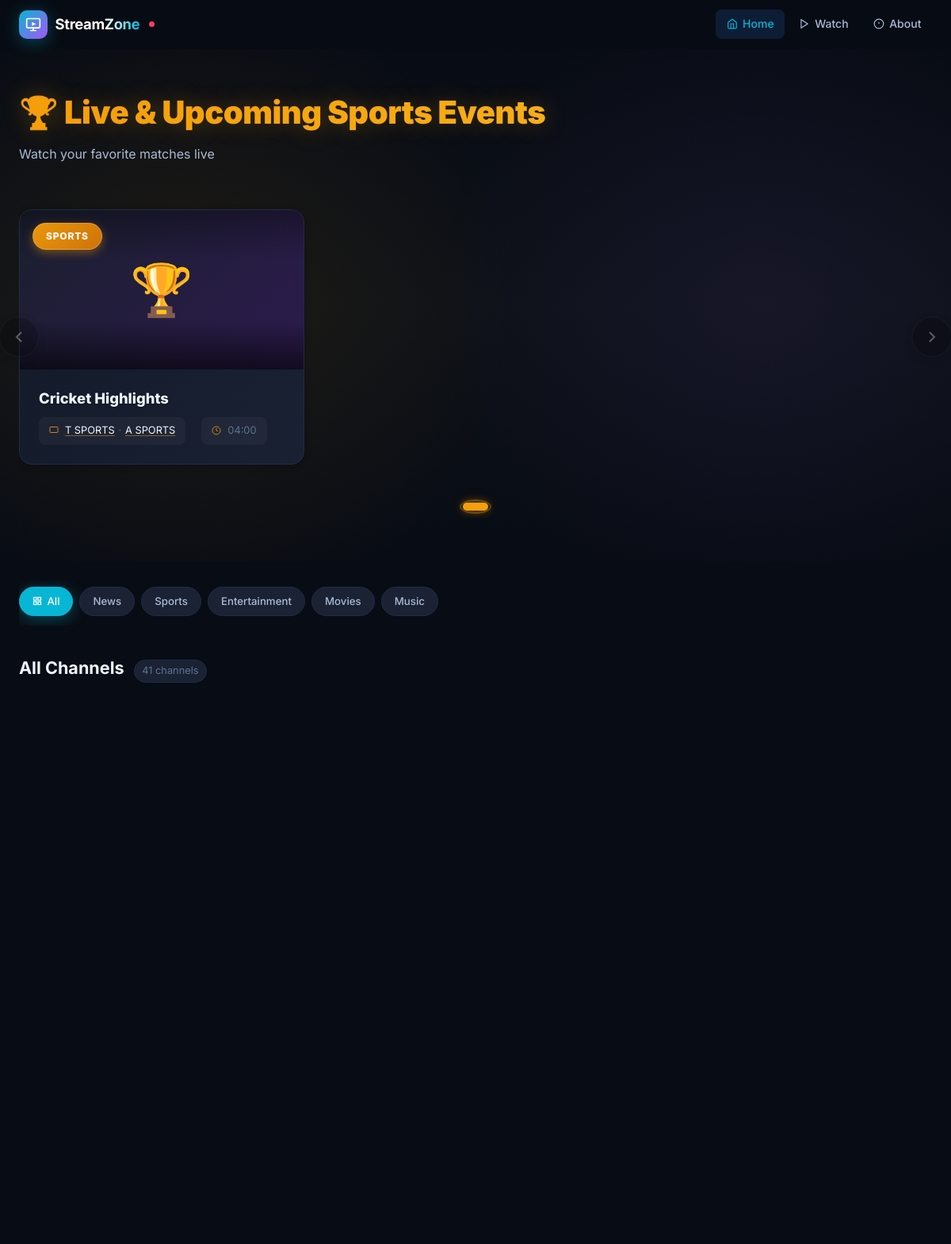
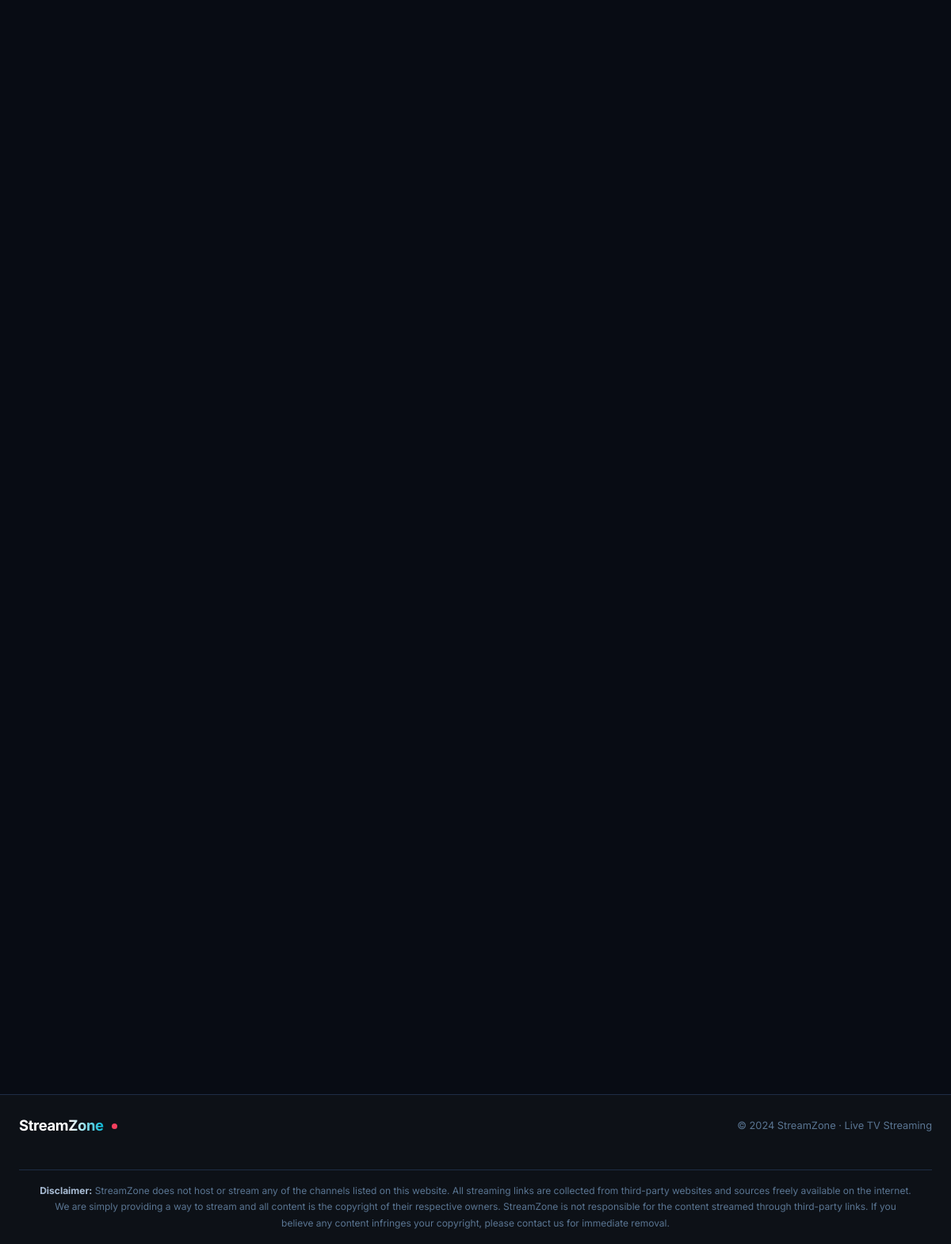
The page / on the database its author committed (2 pictures, top to bottom).
### models.py (models this page shows, shortened)
class FeaturedSportsEvent(db.Model):
    __tablename__ = 'featured_sports_events'
    __table_args__ = (
        db.Index('ix_featured_events_active_start_order', 'is_active', 'start_time', 'order'),
    )
    id = db.Column(db.Integer, primary_key=True)
    channel_id = db.Column(db.Integer, db.ForeignKey('channels.id'), nullable=False)
    event_title = db.Column(db.String(300), nullable=False)
    event_description = db.Column(db.Text)
    thumbnail_url = db.Column(db.String(500))
    start_time = db.Column(db.DateTime, nullable=False)
    end_time = db.Column(db.DateTime)
    category = db.Column(db.String(100))  # e.g., "Football", "Cricket", "Basketball"
    league_tournament = db.Column(db.String(200))  # e.g., "EPL", "IPL", "UEFA Champions League"
    teams_playing = db.Column(db.String(300))  # e.g., "Arsenal vs Chelsea"
    is_active = db.Column(db.Boolean, default=True)
    order = db.Column(db.Integer, default=0)
    created_at = db.Column(db.DateTime, default=datetime.utcnow)
    updated_at = db.Column(db.DateTime, default=datetime.utcnow, onupdate=datetime.utcnow)
    channels = db.relationship('Channel', secondary=featured_event_channels, lazy='selectin')
    @property
    def broadcast_channels(self):
        return self.channels or ([self.channel] if self.channel else [])

class Channel(db.Model):
    __tablename__ = 'channels'
    __table_args__ = (
        db.Index('ix_channels_active_order_name', 'is_active', 'order', 'name'),
        db.Index('ix_channels_category_active_order', 'category_id', 'is_active', 'order'),
    )
    id = db.Column(db.Integer, primary_key=True)
    name = db.Column(db.String(200), nullable=False)
    stream_url = db.Column(db.String(500), nullable=False)
    stream_url_backup = db.Column(db.String(500))  # Backup/alternative stream URL
    stream_type = db.Column(db.String(20), nullable=False)  # m3u8, mpd, ts, mp4, flv
    logo_url = db.Column(db.String(500))
    description = db.Column(db.Text)
    category_id = db.Column(db.Integer, db.ForeignKey('categories.id'), nullable=True)
    is_active = db.Column(db.Boolean, default=True)
    order = db.Column(db.Integer, default=0)
    user_agent = db.Column(db.String(500))  # Custom user agent for streams that require it
    referer = db.Column(db.String(500))  # Custom referer for streams that require it
    epg_channel_id = db.Column(db.String(100))  # EPG channel ID (epg.pw)
    created_at = db.Column(db.DateTime, default=datetime.utcnow)
    updated_at = db.Column(db.DateTime, default=datetime.utcnow, onupdate=datetime.utcnow)
    stream_qualities = db.relationship('StreamQuality', backref='channel', lazy=True, cascade='all, delete-orphan')
    featured_events = db.relationship(
        'FeaturedSportsEvent', backref='channel', lazy=True, cascade='all, delete-orphan'
    )

class Category(db.Model):
    __tablename__ = 'categories'
    id = db.Column(db.Integer, primary_key=True)
    name = db.Column(db.String(100), nullable=False, unique=True)
    created_at = db.Column(db.DateTime, default=datetime.utcnow)
    channels = db.relationship('Channel', backref='category', lazy=True)

### app.py (the view)
@app.route('/')
def index():
    categories = Category.query.all()
    page = max(request.args.get('page', 1, type=int), 1)
    channel_page = Channel.query.options(joinedload(Channel.category))\
        .filter_by(is_active=True)\
        .order_by(Channel.order, Channel.name)\
        .paginate(page=page, per_page=CHANNELS_PER_PAGE, error_out=False)
    channels = channel_page.items
    epg_channels = [
        {'id': channel.id, 'name': channel.name}
        for channel in channels if channel.epg_channel_id
    ]
    now = datetime.now()
    featured_sports = _visible_featured_sports_query(now).limit(24).all()
    return render_template(
        'index.html', channels=channels, channel_page=channel_page,
        categories=categories,
        epg_channels=epg_channels, featured_sports=featured_sports, now=now
    )

### app.py (called while the page is built, shortened)
@app.context_processor
def inject_csrf_token():
    return {'csrf_token': generate_csrf_token}

@app.before_request
def csrf_protect():
    if request.method not in ('POST', 'PUT', 'PATCH', 'DELETE'):
        return

@app.before_request
def prevent_writes_without_persistent_vercel_database():
    if (
        not app.config['PERSISTENT_DATABASE_CONFIGURED']
        and request.method in ('POST', 'PUT', 'PATCH', 'DELETE')
        and request.endpoint
        and request.endpoint.startswith('admin_')
        and request.endpoint != 'admin_login'
    ):
        flash(
            'Saving is disabled because this Vercel deployment has no persistent database. '
            'Configure DATABASE_URL and redeploy before managing channels or events.',
            'error',
        )
        return redirect(url_for('admin_dashboard'))

def _visible_featured_sports_query(now):
    return FeaturedSportsEvent.query.filter_by(is_active=True)\
        .options(joinedload(FeaturedSportsEvent.channel))\
        .filter(
            or_(
                FeaturedSportsEvent.end_time > now,
                and_(
                    FeaturedSportsEvent.end_time.is_(None),
                    FeaturedSportsEvent.start_time > now - FEATURED_LIVE_GRACE,
                ),
            )
        )\
        .order_by(FeaturedSportsEvent.order, FeaturedSportsEvent.start_time)

### templates/index.html (shortened to what this page needs)
{% extends "base.html" %}
{% block content %}
{% if featured_sports %}
<section class="featured-sports-carousel-section">
  <div class="container">
    <div class="carousel-header">
      <div class="carousel-title-group">
        <h2 class="carousel-title">🏆 Live & Upcoming Sports Events</h2>
        <p class="carousel-subtitle">Watch your favorite matches live</p>
      </div>
    </div>
    <div class="carousel-container">
      <button class="carousel-nav carousel-nav-left" aria-label="Previous">
        <svg width="24" height="24" viewBox="0 0 24 24" fill="none" stroke="currentColor" stroke-width="2">
          <polyline points="15 18 9 12 15 6"/>
        </svg>
      </button>
      <div class="carousel-track-wrapper">
        <div class="carousel-track" id="sportsCarousel">
          {% for event in featured_sports[:6] %}
          <article class="carousel-card" role="link" tabindex="0"
                   data-watch-url="{{ url_for('watch_channel', channel_id=event.broadcast_channels[0].id, event_id=event.id) }}"
                   onclick="if (!event.target.closest('a, button')) window.location.assign(this.dataset.watchUrl)"
                   onkeydown="if (event.key === 'Enter' && event.target === this) window.location.assign(this.dataset.watchUrl)">
            <div class="carousel-card-thumb">
              {% if event.thumbnail_url %}
              <img src="{{ event.thumbnail_url }}" alt="{{ event.event_title }}" loading="lazy" decoding="async">
              {% else %}
              <div class="carousel-card-no-img">🏆</div>
              {% endif %}
              {% if event.category %}
              <div class="carousel-badge category">{{ event.category }}</div>
              {% endif %}
            </div>
            <div class="carousel-card-info">
              <h3 class="carousel-card-title">
                <a href="{{ url_for('watch_channel', channel_id=event.broadcast_channels[0].id, event_id=event.id) }}">{{ event.event_title }}</a>
              </h3>
              <div class="carousel-card-meta">
                <div class="meta-item channel-choice-meta">
                  <svg width="12" height="12" viewBox="0 0 24 24" fill="none" stroke="currentColor" stroke-width="2">
                    <rect x="2" y="3" width="20" height="14" rx="2"/>
                  </svg>
                  <div class="channel-choice-links">
                    {% for channel in event.broadcast_channels %}
                    <a href="{{ url_for('watch_channel', channel_id=channel.id, event_id=event.id) }}">{{ channel.name }}</a>{% if not loop.last %}<span>·</span>{% endif %}
                    {% endfor %}
                  </div>
                </div>
                <span class="meta-item">
                  <svg width="12" height="12" viewBox="0 0 24 24" fill="none" stroke="currentColor" stroke-width="2">
                    <circle cx="12" cy="12" r="10"/><polyline points="12 6 12 12 16 14"/>
                  </svg>
                  {{ event.start_time.strftime('%H:%M') }}
                </span>
              </div>
            </div>
          </article>
          {% endfor %}
        </div>
      </div>
      <button class="carousel-nav carousel-nav-right" aria-label="Next">
        <svg width="24" height="24" viewBox="0 0 24 24" fill="none" stroke="currentColor" stroke-width="2">
          <polyline points="9 18 15 12 9 6"/>
        </svg>
      </button>
    </div>
    <div class="carousel-dots" id="carouselDots"></div>
  </div>
</section>
{% endif %}
<section class="category-section">
  <div class="container">
    <div class="category-scroll" role="navigation" aria-label="Filter by category">
      <a href="{{ url_for('index') }}"
         class="cat-pill {% if not selected_category %}active{% endif %}">
        <svg width="12" height="12" viewBox="0 0 24 24" fill="none" stroke="currentColor" stroke-width="2.5">
          <rect x="3" y="3" width="7" height="7"/><rect x="14" y="3" width="7" height="7"/>
          <rect x="3" y="14" width="7" height="7"/><rect x="14" y="14" width="7" height="7"/>
        </svg>
        All
      </a>
      {% for category in categories %}
      <a href="{{ url_for('category_channels', category_id=category.id) }}"
         class="cat-pill {% if selected_category and selected_category.id == category.id %}active{% endif %}">
        {{ category.name }}
      </a>
      {% endfor %}
    </div>
  </div>
</section>
<section class="channels-section">
  <div class="container">
    <div class="section-heading">
      <h2>{% if selected_category %}{{ selected_category.name }}{% else %}All Channels{% endif %}</h2>
      <span class="section-count">{{ channel_page.total }} channel{% if channel_page.total != 1 %}s{% endif %}</span>
    </div>
    {% if channels %}
    <div class="channels-grid" id="channelsGrid">
    </div>
    {% endif %}
  </div>
</section>
{% endblock %}

### templates/base.html (shortened to what this page needs)
<!DOCTYPE html>
<html lang="en">
<head>
  <link rel="stylesheet" href="{{ url_for('static', filename='css/style.css') }}">
</head>
<body>
<header class="main-header" id="mainHeader">
  <div class="header-inner">
    <a href="{{ url_for('index') }}" class="brand">
      <div class="brand-icon">
        <svg width="20" height="20" viewBox="0 0 24 24" fill="none">
          <rect x="2" y="3" width="20" height="14" rx="2" stroke="white" stroke-width="2"/>
          <path d="M8 21h8M12 17v4" stroke="white" stroke-width="2" stroke-linecap="round"/>
          <polygon points="10,8 16,11 10,14" fill="white"/>
        </svg>
      </div>
      <span class="brand-name">StreamZone</span>
      <span class="brand-live-dot"></span>
    </a>
    <nav class="main-nav">
      <a href="{{ url_for('index') }}" class="nav-link {% if request.endpoint == 'index' %}active{% endif %}">
        <svg width="14" height="14" viewBox="0 0 24 24" fill="none" stroke="currentColor" stroke-width="2"><path d="M3 9l9-7 9 7v11a2 2 0 0 1-2 2H5a2 2 0 0 1-2-2z"/><polyline points="9 22 9 12 15 12 15 22"/></svg>
        <span>Home</span>
      </a>
      <a href="{{ url_for('watch_channel') }}" class="nav-link {% if request.endpoint == 'watch_channel' %}active{% endif %}">
        <svg width="14" height="14" viewBox="0 0 24 24" fill="none" stroke="currentColor" stroke-width="2"><polygon points="5 3 19 12 5 21 5 3"/></svg>
        <span>Watch</span>
      </a>
      <a href="{{ url_for('about') }}" class="nav-link {% if request.endpoint == 'about' %}active{% endif %}">
        <svg width="14" height="14" viewBox="0 0 24 24" fill="none" stroke="currentColor" stroke-width="2"><circle cx="12" cy="12" r="10"/><line x1="12" y1="8" x2="12" y2="12"/><line x1="12" y1="16" x2="12.01" y2="16"/></svg>
        <span>About</span>
      </a>
    </nav>
  </div>
</header>
<main>{% block content %}{% endblock %}</main>
<footer class="main-footer">
  <div class="footer-inner">
    <div class="footer-brand">
      <span class="brand-name">StreamZone</span>
      <span class="brand-live-dot"></span>
    </div>
    <p class="footer-copy">&copy; 2024 StreamZone · Live TV Streaming</p>
  </div>
  <div style="max-width:1380px;margin:1rem auto 0;padding:1rem 1.5rem;border-top:1px solid var(--border);text-align:center;font-size:.75rem;color:var(--text-3);line-height:1.7;">
    <strong style="color:var(--text-2);">Disclaimer:</strong>
    StreamZone does not host or stream any of the channels listed on this website.
    All streaming links are collected from third-party websites and sources freely available on the internet.
    We are simply providing a way to stream and all content is the copyright of their respective owners.
    StreamZone is not responsible for the content streamed through third-party links.
    If you believe any content infringes your copyright, please contact us for immediate removal.
  </div>
</footer>
</body>
</html>

### rows shown on the page
FeaturedSportsEvent: category "SPORTS", event_title "Cricket Highlights", start_time "04:00"
Channel: name "T SPORTS"
Channel: name "A SPORTS"
Category: name "News"
Category: name "Sports"
Category: name "Entertainment"
Category: name "Movies"
Category: name "Music"

### other values the page prints
{{ channel_page.total }} "41"
